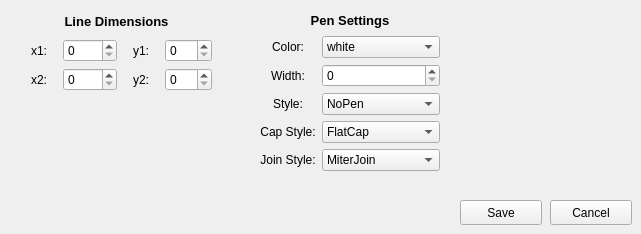
          <widget class="QWidget" name="addLine">
           <widget class="QPushButton" name="lineCancel">
            <property name="geometry">
             <rect>
              <x>550</x>
              <y>200</y>
              <width>82</width>
              <height>25</height>
             </rect>
            </property>
            <property name="text">
             <string>Cancel</string>
            </property>
           </widget>
           <widget class="QPushButton" name="lineSave">
            <property name="geometry">
             <rect>
              <x>460</x>
              <y>200</y>
              <width>82</width>
              <height>25</height>
             </rect>
            </property>
            <property name="text">
             <string>Save</string>
            </property>
           </widget>
           <widget class="QWidget" name="layoutWidget_47">
            <property name="geometry">
             <rect>
              <x>260</x>
              <y>10</y>
              <width>180</width>
              <height>161</height>
             </rect>
            </property>
            <layout class="QGridLayout" name="linePenSettings">
             <item row="1" column="0">
              <widget class="QLabel" name="label_285">
               <property name="text">
                <string>Color:</string>
               </property>
               <property name="alignment">
                <set>Qt::AlignCenter</set>
               </property>
              </widget>
             </item>
             <item row="1" column="1">
              <widget class="QComboBox" name="addLinePenColor">
               <item>
                <property name="text">
                 <string>white</string>
                </property>
               </item>
               <item>
                <property name="text">
                 <string>black</string>
                </property>
               </item>
               <item>
                <property name="text">
                 <string>red</string>
                </property>
               </item>
               <item>
                <property name="text">
                 <string>green</string>
                </property>
               </item>
               <item>
                <property name="text">
                 <string>blue</string>
                </property>
               </item>
               <item>
                <property name="text">
                 <string>cyan</string>
                </property>
               </item>
               <item>
                <property name="text">
                 <string>magenta</string>
                </property>
               </item>
               <item>
                <property name="text">
                 <string>yellow</string>
                </property>
               </item>
               <item>
                <property name="text">
                 <string>gray</string>
                </property>
               </item>
              </widget>
             </item>
             <item row="2" column="1">
              <widget class="QSpinBox" name="addLinePenWidth">
               <property name="maximum">
                <number>20</number>
               </property>
              </widget>
             </item>
             <item row="2" column="0">
              <widget class="QLabel" name="label_286">
               <property name="text">
                <string>Width:</string>
               </property>
               <property name="alignment">
                <set>Qt::AlignCenter</set>
               </property>
              </widget>
             </item>
             <item row="3" column="0">
              <widget class="QLabel" name="label_287">
               <property name="text">
                <string>Style:</string>
               </property>
               <property name="alignment">
                <set>Qt::AlignCenter</set>
               </property>
              </widget>
             </item>
             <item row="4" column="1">
              <widget class="QComboBox" name="addLineCapStyle">
               <item>
                <property name="text">
                 <string>FlatCap</string>
                </property>
               </item>
               <item>
                <property name="text">
                 <string>SquareCap</string>
                </property>
               </item>
               <item>
                <property name="text">
                 <string>RoundCap</string>
                </property>
               </item>
              </widget>
             </item>
             <item row="5" column="0">
              <widget class="QLabel" name="label_288">
               <property name="text">
                <string>Join Style:</string>
               </property>
               <property name="alignment">
                <set>Qt::AlignCenter</set>
               </property>
              </widget>
             </item>
             <item row="4" column="0">
              <widget class="QLabel" name="label_289">
               <property name="text">
                <string>Cap Style:</string>
               </property>
               <property name="alignment">
                <set>Qt::AlignCenter</set>
               </property>
              </widget>
             </item>
             <item row="0" column="0" colspan="2">
              <widget class="QLabel" name="label_290">
               <property name="font">
                <font>
                 <pointsize>10</pointsize>
                 <weight>75</weight>
                 <bold>true</bold>
                </font>
               </property>
               <property name="text">
                <string>Pen Settings</string>
               </property>
               <property name="alignment">
                <set>Qt::AlignCenter</set>
               </property>
              </widget>
             </item>
             <item row="5" column="1">
              <widget class="QComboBox" name="addLineJoinStyle">
               <item>
                <property name="text">
                 <string>MiterJoin</string>
                </property>
               </item>
               <item>
                <property name="text">
                 <string>BevelJoin</string>
                </property>
               </item>
               <item>
                <property name="text">
                 <string>RoundJoin</string>
                </property>
               </item>
              </widget>
             </item>
             <item row="3" column="1">
              <widget class="QComboBox" name="addLinePenStyle">
               <item>
                <property name="text">
                 <string>NoPen</string>
                </property>
               </item>
               <item>
                <property name="text">
                 <string>SolidLine</string>
                </property>
               </item>
               <item>
                <property name="text">
                 <string>DashLine</string>
                </property>
               </item>
               <item>
                <property name="text">
                 <string>DotLine</string>
                </property>
               </item>
               <item>
                <property name="text">
                 <string>DashDotLine</string>
                </property>
               </item>
               <item>
                <property name="text">
                 <string>DashDotDotLine</string>
                </property>
               </item>
              </widget>
             </item>
            </layout>
           </widget>
           <widget class="QWidget" name="layoutWidget">
            <property name="geometry">
             <rect>
              <x>21</x>
              <y>10</y>
              <width>191</width>
              <height>81</height>
             </rect>
            </property>
            <layout class="QGridLayout" name="lineDimensions">
             <item row="1" column="0">
              <widget class="QLabel" name="label_2">
               <property name="text">
                <string>x1:</string>
               </property>
               <property name="alignment">
                <set>Qt::AlignCenter</set>
               </property>
              </widget>
             </item>
             <item row="1" column="1">
              <widget class="QSpinBox" name="addLinex1">
               <property name="maximum">
                <number>1000</number>
               </property>
              </widget>
             </item>
             <item row="2" column="3">
              <widget class="QSpinBox" name="addLiney2">
               <property name="maximum">
                <number>500</number>
               </property>
              </widget>
             </item>
             <item row="1" column="2">
              <widget class="QLabel" name="label_4">
               <property name="text">
                <string>y1:</string>
               </property>
               <property name="alignment">
                <set>Qt::AlignCenter</set>
               </property>
              </widget>
             </item>
             <item row="1" column="3">
              <widget class="QSpinBox" name="addLiney1">
               <property name="maximum">
                <number>500</number>
               </property>
              </widget>
             </item>
             <item row="2" column="0">
              <widget class="QLabel" name="label_3">
               <property name="text">
                <string>x2:</string>
               </property>
               <property name="alignment">
                <set>Qt::AlignCenter</set>
               </property>
              </widget>
             </item>
             <item row="2" column="2">
              <widget class="QLabel" name="label_5">
               <property name="text">
                <string>y2:</string>
               </property>
               <property name="alignment">
                <set>Qt::AlignCenter</set>
               </property>
              </widget>
             </item>
             <item row="2" column="1">
              <widget class="QSpinBox" name="addLinex2">
               <property name="alignment">
                <set>Qt::AlignLeading|Qt::AlignLeft|Qt::AlignVCenter</set>
               </property>
               <property name="maximum">
                <number>1000</number>
               </property>
              </widget>
             </item>
             <item row="0" column="0" colspan="4">
              <widget class="QLabel" name="label_6">
               <property name="font">
                <font>
                 <pointsize>10</pointsize>
                 <weight>75</weight>
                 <bold>true</bold>
                </font>
               </property>
               <property name="text">
                <string>Line Dimensions</string>
               </property>
               <property name="alignment">
                <set>Qt::AlignCenter</set>
               </property>
              </widget>
             </item>
            </layout>
           </widget>
          </widget>
